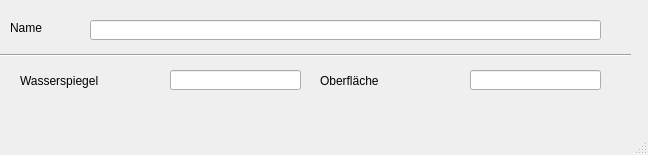
<?xml version="1.0" encoding="UTF-8"?>
<ui version="4.0">
 <class>MainWindow</class>
 <widget class="QMainWindow" name="MainWindow">
  <property name="geometry">
   <rect>
    <x>0</x>
    <y>0</y>
    <width>648</width>
    <height>155</height>
   </rect>
  </property>
  <property name="windowTitle">
   <string>MainWindow</string>
  </property>
  <widget class="QWidget" name="centralwidget">
   <widget class="QLabel" name="label">
    <property name="geometry">
     <rect>
      <x>10</x>
      <y>20</y>
      <width>46</width>
      <height>16</height>
     </rect>
    </property>
    <property name="text">
     <string>Name</string>
    </property>
   </widget>
   <widget class="QLabel" name="label_20">
    <property name="geometry">
     <rect>
      <x>20</x>
      <y>70</y>
      <width>121</width>
      <height>21</height>
     </rect>
    </property>
    <property name="text">
     <string>Wasserspiegel</string>
    </property>
   </widget>
   <widget class="Line" name="line">
    <property name="geometry">
     <rect>
      <x>0</x>
      <y>40</y>
      <width>631</width>
      <height>31</height>
     </rect>
    </property>
    <property name="orientation">
     <enum>Qt::Horizontal</enum>
    </property>
   </widget>
   <widget class="QLineEdit" name="schnam">
    <property name="geometry">
     <rect>
      <x>90</x>
      <y>20</y>
      <width>511</width>
      <height>20</height>
     </rect>
    </property>
   </widget>
   <widget class="QLineEdit" name="wspiegel">
    <property name="geometry">
     <rect>
      <x>170</x>
      <y>70</y>
      <width>131</width>
      <height>20</height>
     </rect>
    </property>
   </widget>
   <widget class="QLabel" name="label_21">
    <property name="geometry">
     <rect>
      <x>320</x>
      <y>70</y>
      <width>121</width>
      <height>21</height>
     </rect>
    </property>
    <property name="text">
     <string>Oberfläche</string>
    </property>
   </widget>
   <widget class="QLineEdit" name="oberfl">
    <property name="geometry">
     <rect>
      <x>470</x>
      <y>70</y>
      <width>131</width>
      <height>20</height>
     </rect>
    </property>
   </widget>
  </widget>
  <widget class="QMenuBar" name="menubar">
   <property name="geometry">
    <rect>
     <x>0</x>
     <y>0</y>
     <width>648</width>
     <height>21</height>
    </rect>
   </property>
  </widget>
  <widget class="QStatusBar" name="statusbar"/>
 </widget>
 <resources/>
 <connections/>
</ui>
